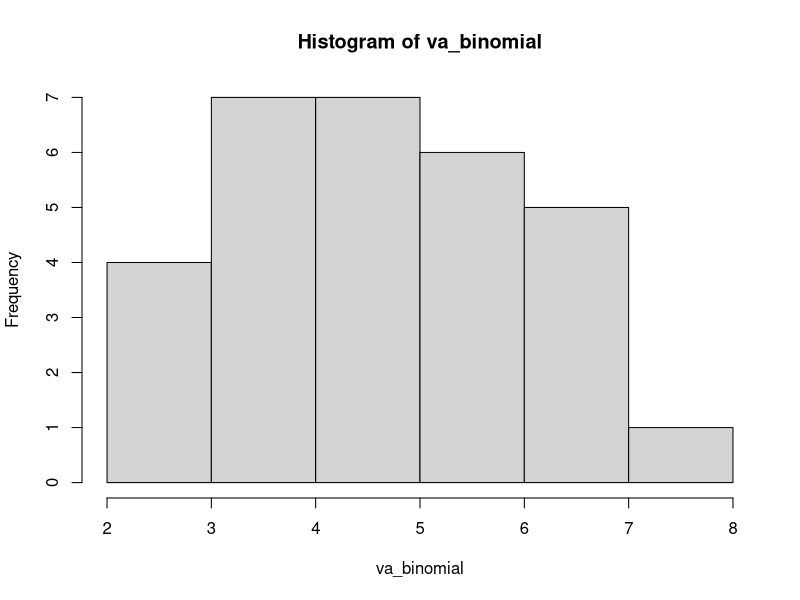
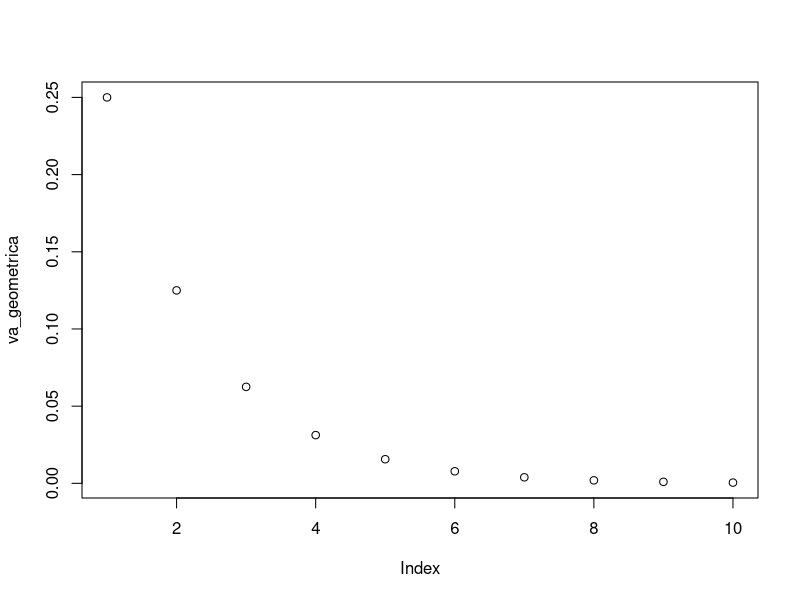
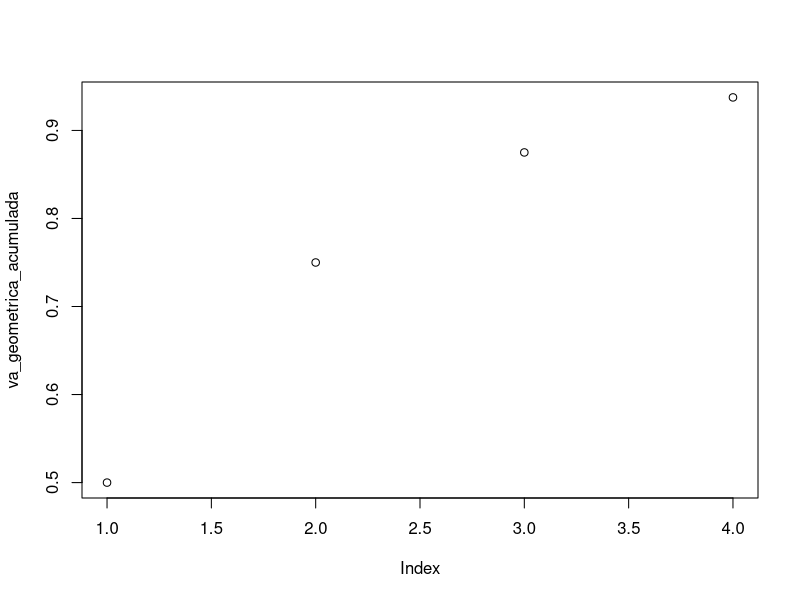
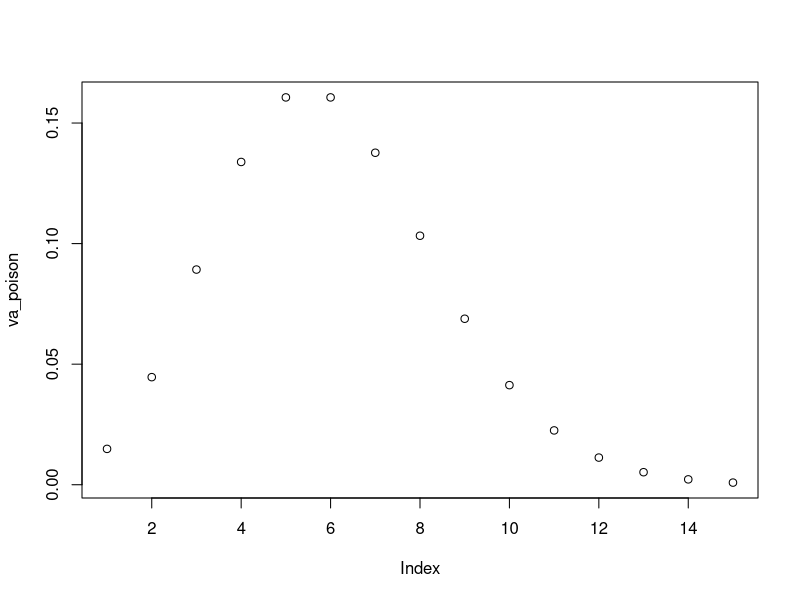
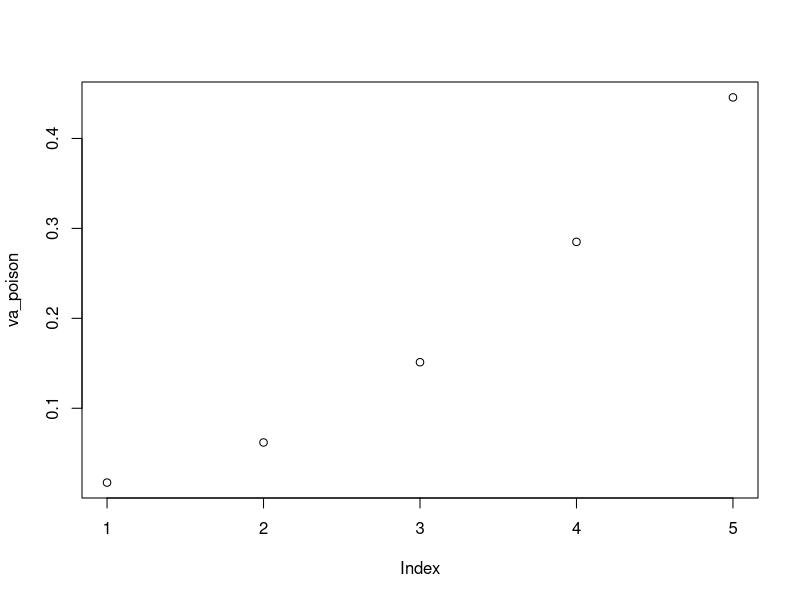
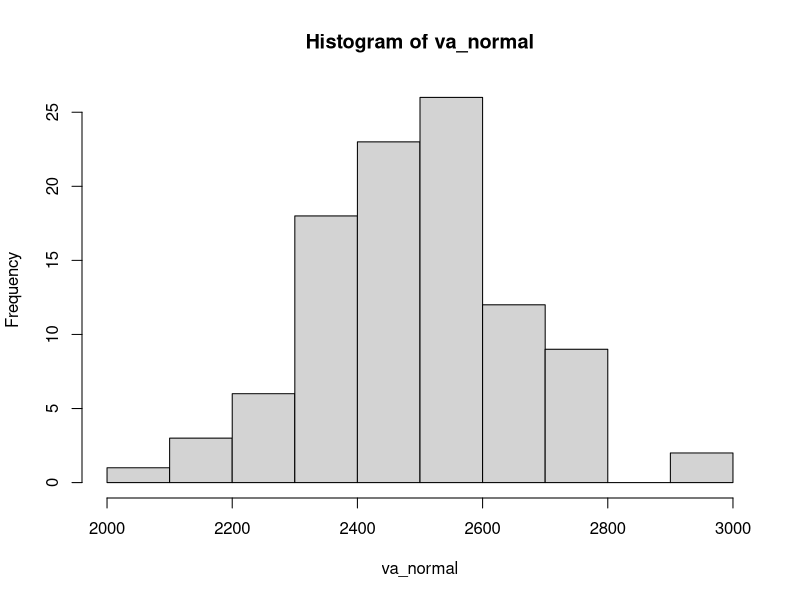
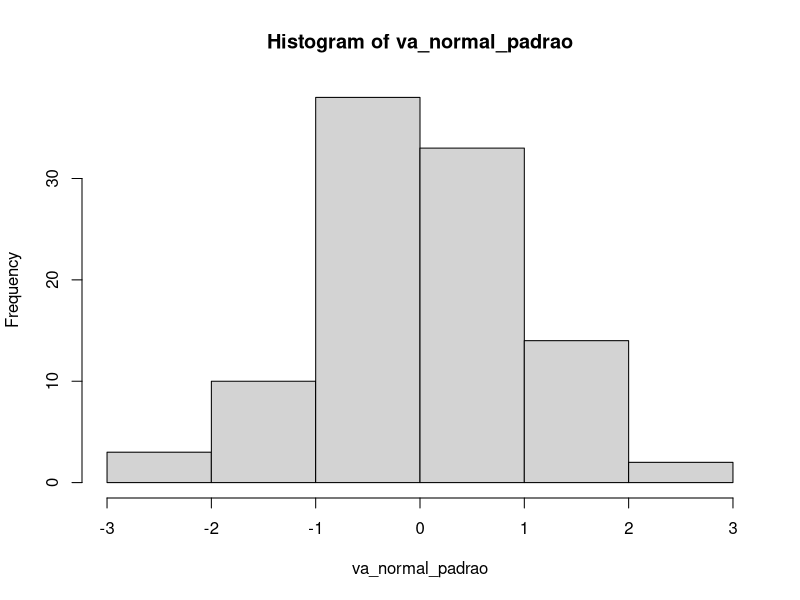
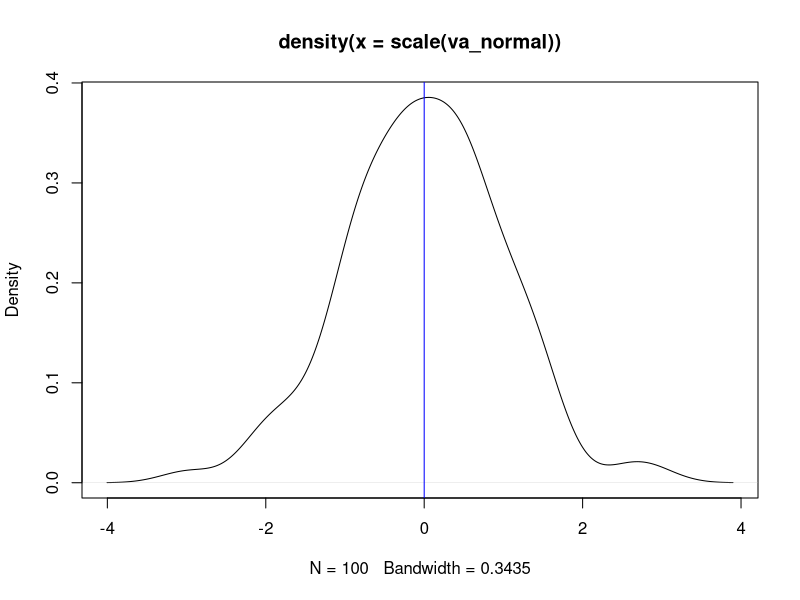

Generate these figures, in order, with R: (Note: this script raises an error after producing the figures.)
#########################################################
##
####### Distribuições de Probabilidades #######
## AED - Capitulo 02 - Prof. Máiron Chaves ####
#########################################################
##
#Copie este código, cole no seu R e execute para ver os resultados
################################
#### DISTRIBUIÇÃO BINOMIAL ####
################################
# Exemplo: Definindo como sucesso o cliente comprar, e supondo que a 
# probabilidade de sucesso é 50%.
# Ao passar 10 clientes em nossa loja, qual a probabilidade de realizarmos 2 
# vendas?
# Ou seja, queremos encontrar a probabilidade de dois sucessos, em dez 
# tentativas. Cuja probabilidade de sucesso em cada tentativa é 50% 

dbinom(x = 2, size = 10, prob = 0.5)
#Onde:
# x é o número de sucessos,
# size é o número de tentativas,
# prob é a probabilidade de sucesso em cada tentativa

# A função a seguir gera quantidades aleatórias de sucesso oriundos de uma 
# quantidade (size) de tentativas dada a probabilidade
#(prob) de sucesso.
# É útil para realizar experimentos. Podemos simular qual a frequencia 
# esperada de vendas a cada dez clientes?

#Ainda mantendo a probabilidade de sucesso (cliente comprar) de 50%
va_binomial <- rbinom(n = 30, size=10, prob=0.5)
#Onde:
# n é a quantidade de vezes que o experimento deve ser repetido
# size é o número de tentativas a cada experimento
# prob é o número de sucesso em cada uma das tentativas
hist(va_binomial) # A maior barra no histograma representa a quantidade 
# esperada de vendas
#Ajuste o parametro n para 1000 e plote o histograma, observe como a 
# distribuição binomial se aproxima da normal
# Podemos também querer a probabilidade de que até dois clientes comprem.
#Ao invés de saber a probabilidade de exatos dois comprarem.
#A probabilidade de até dois clientes comprarem é:
#(probabilidade de nenhum cliente comprar) + (probabilidade de um cliente 
# comprar) + probabilidade de dois cliente comprarem)
#Formalizando: P(X<=2) = P(X=0) + P(X=1) + P(X=2)
pbinom(q = 2, size = 10, prob = 0.5)
#A probabilidade de que até dois clientes comprem ao entrarem dez clientes, é de 5,48%
##################################
#### DISTRIBUIÇÃO GEOMÉTRICA ####
##################################
#Exemplo: Definindo como sucesso o cliente comprar, e supondo que a probabilidade de
# sucesso é 50%.
#Qual a probabilidade da primeira venda ocorrer quando o quinto cliente entrar na loja?
dgeom(x = 5, prob = 0.5)
#Onde:
# x é o número de tentativas
# prob é a probabilidade de sucessos
# Podemos utilizar a mesma função para nos dar a probabilidade do sucesso 
# ocorrer na primeira tentativa,
#Segunda tentativa, terceira tentativa ... até a décima tentativa.
va_geometrica <- dgeom(x = 1:10, prob = 0.5)
va_geometrica

plot(va_geometrica) #Veja como as probabilidades vão diminuindo. A probabilidade de
# sucesso de 50% é relativamente alta,
#então é muito provavel que o sucesso ocorra logo nas primeiras tentativas
# Podemos utilizar a distribuição geométrica acumulada para saber qual a probabilidade do
# primeiro sucesso
#ocorrer na primeira tentativa OU na segunda tentativa OU na terceira tentativa
#Formalizando, queremos: P(X<=3)
va_geometrica_acumulada <- pgeom(0:3, prob = 0.5)
plot(va_geometrica_acumulada)
#########################################
#### DISTRIBUIÇÃO BINOMIAL NEGATIVA ####
#########################################
# Exemplo: Definindo como sucesso o cliente comprar, e supondo que a probabilidade de
# sucesso é 50%.
#Qual a probabilidade de ter que entrar 8 clientes até que a segunda venda ocorra?
dnbinom(x=2, size = 8, prob = 0.50)
#Onde:
# x é o número de sucessos
# size é a quantidade de tentativos
# prob é a probabilidade de sucesso
#Também pode ser calculado assim:
p <- 0.50
x <- 8
r <- 2
choose(x-1,r-1)*(p^r)*(1-p)^(x-r)
#########################################
#### DISTRIBUIÇÃO POISSON ####
#########################################
# Exemplo: Uma loja recebe em média, 6 (λ) clientes por minuto. Qual a probabilidade de
# que 5(x) clientes
#entrem em um minuto?

dpois(x= 5,lambda = 6)

#Onde:
# x é a quantidade a ser testada
# lambda é a taxa média de ocorrêcia do evento em um determinado período de intervalo de
# tempo ou espaço
# Podemos utilizar a mesma funcao para obter a probabilidade de entrar um cliente, dois
# clientes... quinze clientes
va_poison <- dpois(x = 1:15, lambda = 6)
plot(va_poison)
# Observe que os valores se distribuiem simetricamente en tormo de seis, use acontece
# porque o paramentro
#lambda é a média (e também o desvio padrão) da distribuição de Poisson
# Também podemos obter a probabilidade acumulada de até 5 clientes entrarem na loja em
# um minuto
#Formalizando, queremos: P(X<=5)
va_poison <- ppois(1:5, lambda = 6)

plot(va_poison)
#########################################
#### DISTRIBUIÇÃO NORMAL ####
#########################################
# Exemplo: Suponha que a distribuição dos salários dos funcionários de uma empresa
# sigam uma distribuição
#normal com média μ=2.500 e desvio padrão σ= 170.
# Ao selecionar aleatoriamente um indivíduo dessa população, qual a probabilidade de ter
# salário entre
#2.400 e 2.600 ?
# Precisamos achar a probabilidade do indivíduo ter um salário de até 2.600 e subtrair pela
# probabilidade do
#indivíduo ter o salário até 2.400

#P(X<=2600)
probabilidade_ate_2600 <- pnorm(q = 2600, mean = 2500, sd =170 )
probabilidade_ate_2600
#P(X<=2400)
probabilidade_ate_2400 <- pnorm(q = 2400, mean = 2500, sd =170 )
probabilidade_ate_2400
#P(X<=2600) - P(X<=2400)
# probabilidade_ate_2600 - probabilidade_ate_2400
#Podemos gerar 100 números aleatórios para uma distribuição normal com média 2500 e
# desvio padrão 170
va_normal <- rnorm(n = 100, mean = 2500,sd = 170)
hist(va_normal)
#########################################
#### DISTRIBUIÇÃO NORMAL PADRÃO ####
#########################################
# O comando scale() padroniza uma variável aleatória.
#Ao aplicar o comando na variável va_normal que acabmos de criar, ela ficará com média
# zero e desvio padrão unitário
va_normal_padrao <- scale(va_normal)
hist(va_normal_padrao)
# Exemplo: Suponha que a distribuição dos salários dos funcionários de uma empresa
# sigam uma distribuição
#normal com média μ=2.500 e desvio padrão σ= 170.
# Ao selecionar aleatoriamente um indivíduo dessa população, qual a probabilidade de ter
#salário acima de 2.600 ?
#Padronização
z <- (2600-2500)/170
z
pnorm(z, mean = 0, sd = 1)
#ou simplesmente
pnorm(z)
#Podemos também visualizar onde está o nosso valor Z em relação a média
plot(density(scale(va_normal))) #Plota curva de densidade
abline(v = 0,col = 'blue') #Gera uma linha sobre média, que é zero pois padronizamos a
distribuição
abline(v = 0.58,col = 'red') #Gera uma linha sobre o valor z obtido
#########################################
#### DISTRIBUIÇÃO F ####
#########################################

#Gerando uma amostra aleatória de 1000 número seguindo uma distribuição F

va_f <- rf( n= 1000, df1 = 5 , df2 = 33 )
# Onde:
# n é a quantidade de números a ser gerado
# df1 é o primeiro grau de liberidade
# df2 é o segundo grau de liberdade
hist(va_f)
#Vá aumentando os graus de liberdade e observe como a distribuição se aproxima da
# normal
#Informação Extra: Uma distribuição F é a razão entre duas chi-quadrado
#########################################
#### DISTRIBUIÇÃO T ####
#########################################
#Gera uma amostra aleatória de 1000 números seguindo uma distribuição T
va_t <- rt(1000, df = 2)

hist(va_t)
#Observe que a distribuição t, assim como a normal padrão, é centrada no zero
#Vá aumentando o grau de liberdade e observando o comportamento do histograma
#########################################
#### DISTRIBUIÇÃO QUI-QUADRADO ####
#########################################
#Gera uma amostra aleatória de 1000 números seguindo uma distribuição qui-quadrado
va_QuiQuadrado <- rchisq(1000,df = 3)
hist(va_QuiQuadrado)

va_quiquadrado_neg = rchisq(500, df = 1)
hist(va_quiquadrado_neg)
